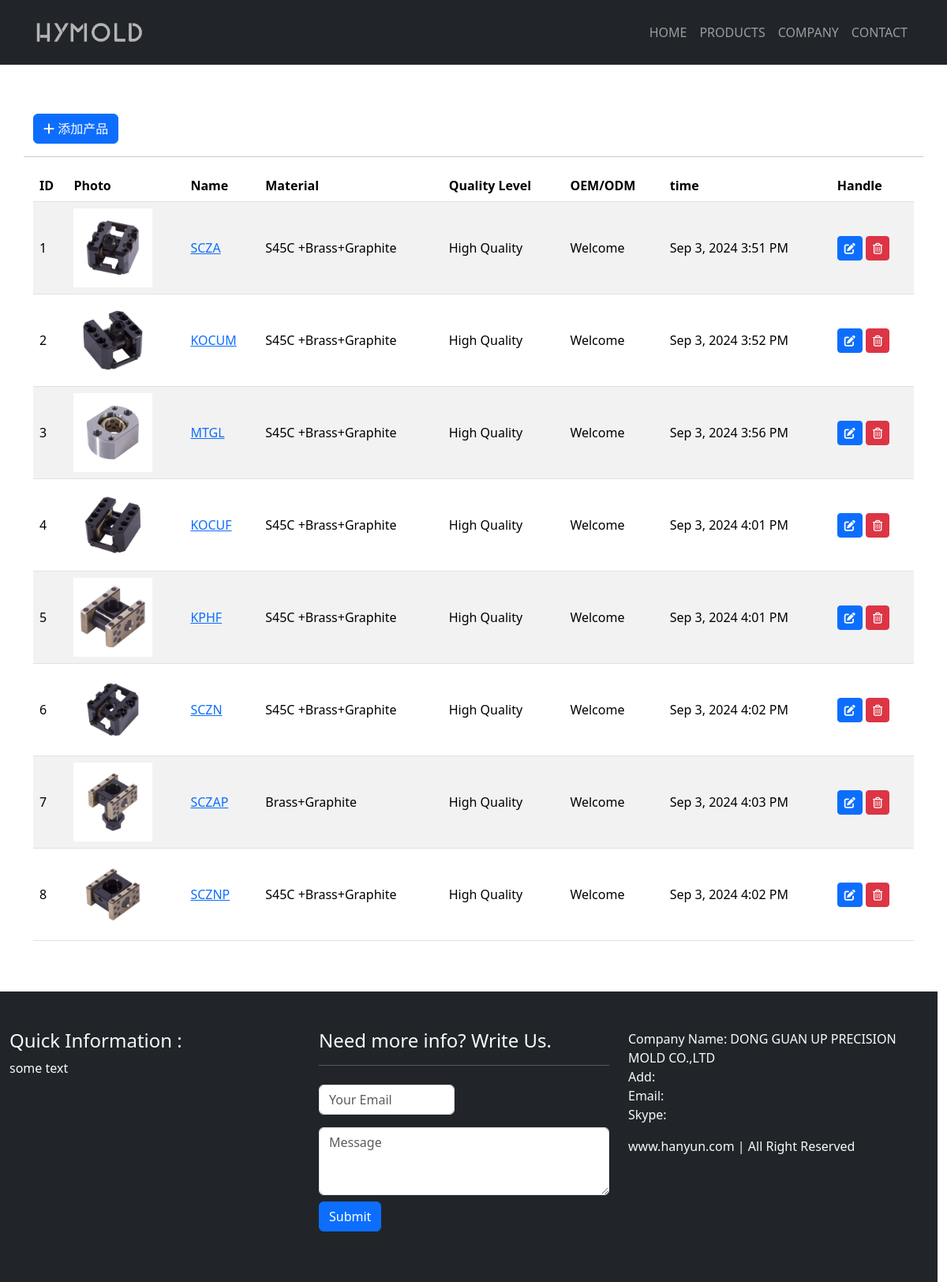
The page /admin on the database its author committed.
### app.py (models this page shows)
class Product(db.Model):  # 产品表
    __tablename__ = 'product'
    id = db.Column(db.Integer, primary_key=True)
    name = db.Column(db.String(20))
    price = db.Column(db.Float)
    material = db.Column(db.String(200))
    level = db.Column(db.String(200))
    oem = db.Column(db.String(200))
    content = db.Column(db.Text())
    timestamp = db.Column(db.DateTime, default=datetime.utcnow())
    clicks = db.Column(db.Integer)

class Photo(db.Model):  # 图片表
    __tablename__ = 'photo'
    id = db.Column(db.Integer, primary_key=True)
    filename = db.Column(db.String(100))
    timestamp = db.Column(db.DateTime, default=datetime.utcnow())
    product_id = db.Column(db.Integer, db.ForeignKey('product.id'))
    product = db.relationship('Product', backref=db.backref('photos', lazy='dynamic', cascade='all, delete-orphan'))
    source = db.Column(db.String(200), default='form')  # 区别图片来源

### app.py (the view)
@app.route('/admin')
def admin():
    return render_template('admin.html')

### app.py (called while the page is built)
@app.context_processor
def make_template_context():
    return dict(
        products=Product.query.order_by(Product.id.asc()).all(),
        about=About.query.order_by(About.timestamp.desc()).first(),
        advantages=Advantage.query.order_by(Advantage.id.asc()).all()
    )

### templates/admin.html (shortened to what this page needs)
{% extends 'base.html' %}
{% block content %}
    <div class="section bg-white py-5 custom-container">
        <div class="container">
            <div class="row">
                <div class="col-auto my-3">
                    <a type="button" class="btn btn-primary" href="{{ url_for('add_product') }}"><i
                            class="fa-solid fa-plus"></i> 添加产品
                    </a>
                </div>
                <hr>
                <div class="col-md-12">
                    <table class="table table-striped table-hover">
                        <thead>
                        <tr>
                            <th scope="col">ID</th>
                            <th scope="col">Photo</th>
                            <th scope="col">Name</th>
                            <th scope="col">Material</th>
                            <th scope="col">Quality Level</th>
                            <th scope="col">OEM/ODM</th>
                            <th scope="col">time</th>
                            <th scope="col">Handle</th>
                        </tr>
                        </thead>
                        <tbody>
                        {% for product in products %}
                            {% if product %}
                                <tr class="align-middle">
                                    <td>{{ product.id }}</td>
                                    {% set photo = product.photos|first %}
                                    {% if photo %}
                                        <td><img src="{{ url_for('get_image', filename=photo.filename) }}"
                                                 alt="{{ product.name }}" style="width: 100px;height: auto;"></td>
                                    {% else %}
                                        <td><img class="card-img-top"
                                                 src="{{ url_for('static', filename='img/no_product.jpg') }}"
                                                 alt="Card image cap" style="width: 100px;height: auto;"></td>
                                    {% endif %}
                                    <td><a href="{{ url_for('product', product_id=product.id) }}"
                                           target="_blank">{{ product.name }}</a></td>
                                    <td>{{ product.material }}</td>
                                    <td>{{ product.level }}</td>
                                    <td>{{ product.oem }}</td>
                                    <td>{{ moment(product.timestamp).format('lll') }}</td>
                                    <td>
                                        <a href="{{ url_for('edit_product', product_id=product.id) }}"
                                           class="btn btn-sm btn-primary">
                                            <i class="fa-solid fa-pen-to-square" title="编辑"></i>
                                        </a>
                                        <form action="{{ url_for('delete_product', product_id=product.id, next=request.full_path) }}"
                                              class="d-inline" method="post">
                                            <button type="submit" class="btn btn-sm btn-danger"
                                                    onclick="return confirm('确定要删除吗？')">
                                                <i class="fa-regular fa-trash-can" title="删除"></i>
                                            </button>
                                        </form>
                                    </td>
                                </tr>
                            {% else %}
                                <h5 class="text-center">NO PRODUCTS</h5>
                            {% endif %}
                        {% endfor %}
                        </tbody>
                    </table>
                </div>
            </div>
        </div>
    </div>
{% endblock %}

### static/css/styles.css (style rules this page uses)
.custom-container { margin-top: 80px; padding-left: 0px; padding-right: 0px; }

### rows shown on the page
Product: id "1", filename (picture), name "SCZA", material "S45C +Brass+Graphite", level "High Quality", oem "Welcome", timestamp "Sep 3, 2024 3:51 PM"
Product: id "2", filename (picture), name "KOCUM", material "S45C +Brass+Graphite", level "High Quality", oem "Welcome", timestamp "Sep 3, 2024 3:52 PM"
Product: id "3", filename (picture), name "MTGL", material "S45C +Brass+Graphite", level "High Quality", oem "Welcome", timestamp "Sep 3, 2024 3:56 PM"
Product: id "4", filename (picture), name "KOCUF", material "S45C +Brass+Graphite", level "High Quality", oem "Welcome", timestamp "Sep 3, 2024 4:01 PM"
Product: id "5", filename (picture), name "KPHF", material "S45C +Brass+Graphite", level "High Quality", oem "Welcome", timestamp "Sep 3, 2024 4:01 PM"
Product: id "6", filename (picture), name "SCZN", material "S45C +Brass+Graphite", level "High Quality", oem "Welcome", timestamp "Sep 3, 2024 4:02 PM"
Product: id "7", filename (picture), name "SCZAP", material "Brass+Graphite", level "High Quality", oem "Welcome", timestamp "Sep 3, 2024 4:03 PM"
Product: id "8", filename (picture), name "SCZNP", material "S45C +Brass+Graphite", level "High Quality", oem "Welcome", timestamp "Sep 3, 2024 4:02 PM"
